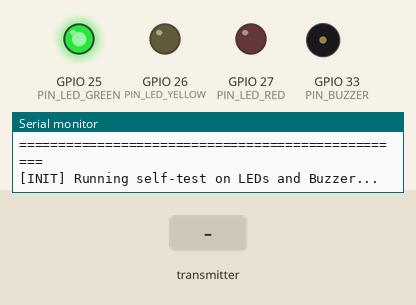
Simulated run of this sketch. Board: ESP32. Shown: output pins drawn as LEDs (lit = HIGH), buzzer (waves = sounding, pin HIGH), the last lines printed to the serial monitor. The inputs (shaded band) are chosen by the test bench.

Above: at 1.1 s.
At 1.5 s:
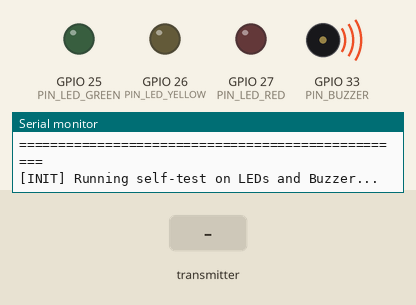
At 2.7 s:
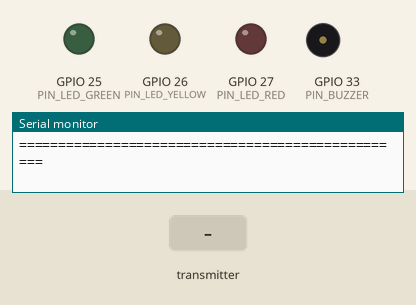
2.8 s: the transmitter starts sending messageId = 0
Timing chart, 0 to 5.8 s (numbered marks = the images above; inputs shaded):
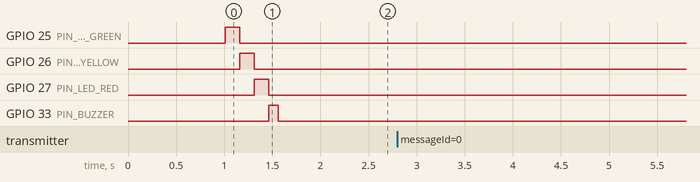

The sketch:

SafeSignal_Receiver.ino
```cpp
/*
 * ======================================================================================
 * Project: SafeSignal – Wireless Emergency Communication System
 * Device:  Receiver (Device 2)
 * Hardware: ESP32-WROOM-32 (30-pin)
 * ======================================================================================
 * Pin Mapping:
 * - Green LED:       GPIO 25 (220Ω in series -> Anode; Cathode -> GND)
 * - Yellow LED:      GPIO 26 (220Ω in series -> Anode; Cathode -> GND)
 * - Red LED:         GPIO 27 (220Ω in series -> Anode; Cathode -> GND)
 * - Buzzer Signal:   GPIO 33 (Active Buzzer Module 3.3V compatible)
 * ======================================================================================
 * Expected Behavior:
 * - SAFE:              Green LED ON,  Yellow OFF, Red OFF, Buzzer OFF
 * - NEED HELP:         Yellow LED ON, Green OFF,  Red OFF, Buzzer OFF
 * - MEDICAL EMERGENCY: Red LED ON,    Green OFF,  Yellow OFF, Buzzer ACTIVE
 *
 * Only the LED corresponding to the latest received message remains ON.
 * ======================================================================================
 */

#include <esp_now.h>
#include <WiFi.h>

// --------------------------------------------------------------------------------------
// 1. PIN DEFINITIONS
// --------------------------------------------------------------------------------------
#define PIN_LED_GREEN    25
#define PIN_LED_YELLOW   26
#define PIN_LED_RED      27
#define PIN_BUZZER       33

// Set to true for standard Active-HIGH buzzer modules (Module sounds when GPIO is HIGH)
// Set to false if you are using an Active-LOW buzzer module
#define BUZZER_ACTIVE_HIGH true

// Buzzer alert mode for Medical Emergency:
// Set true for intermittent pulsing alarm (200ms ON / 150ms OFF siren style)
// Set false for solid continuous tone
#define BUZZER_PULSE_MODE true

// --------------------------------------------------------------------------------------
// 2. MESSAGE DATA STRUCTURES
// --------------------------------------------------------------------------------------
enum EmergencyStatus : uint8_t {
  STATUS_NONE = 0,
  STATUS_SAFE = 1,
  STATUS_NEED_HELP = 2,
  STATUS_MEDICAL_EMERGENCY = 3
};

typedef struct struct_message {
  uint32_t messageId;
  EmergencyStatus status;
  char statusText[24];
  uint32_t timestamp;
} struct_message;

struct_message incomingMessage;

// --------------------------------------------------------------------------------------
// 3. SYSTEM STATE VARIABLES
// --------------------------------------------------------------------------------------
volatile EmergencyStatus currentStatus = STATUS_NONE;
volatile bool newStatusReceived = false;
volatile uint32_t lastMessageId = 0;

// Buzzer modulation timing
unsigned long lastBuzzerToggleTime = 0;
bool buzzerState = false;

// --------------------------------------------------------------------------------------
// 4. HARDWARE ACTUATION FUNCTIONS
// --------------------------------------------------------------------------------------
void setBuzzerHardware(bool active) {
  if (BUZZER_ACTIVE_HIGH) {
    digitalWrite(PIN_BUZZER, active ? HIGH : LOW);
  } else {
    digitalWrite(PIN_BUZZER, active ? LOW : HIGH);
  }
}

void applyStatusOutputs(EmergencyStatus status) {
  switch (status) {
    case STATUS_SAFE:
      digitalWrite(PIN_LED_GREEN, HIGH);
      digitalWrite(PIN_LED_YELLOW, LOW);
      digitalWrite(PIN_LED_RED, LOW);
      setBuzzerHardware(false);
      buzzerState = false;
      Serial.println("[ACTION] Outputs: [GREEN: ON]  [YELLOW: OFF] [RED: OFF] [BUZZER: OFF]");
      break;

    case STATUS_NEED_HELP:
      digitalWrite(PIN_LED_GREEN, LOW);
      digitalWrite(PIN_LED_YELLOW, HIGH);
      digitalWrite(PIN_LED_RED, LOW);
      setBuzzerHardware(false);
      buzzerState = false;
      Serial.println("[ACTION] Outputs: [GREEN: OFF] [YELLOW: ON]  [RED: OFF] [BUZZER: OFF]");
      break;

    case STATUS_MEDICAL_EMERGENCY:
      digitalWrite(PIN_LED_GREEN, LOW);
      digitalWrite(PIN_LED_YELLOW, LOW);
      digitalWrite(PIN_LED_RED, HIGH);
      // Buzzer is driven in loop() for pulsing siren effect
      if (!BUZZER_PULSE_MODE) {
        setBuzzerHardware(true);
      }
      Serial.println("[ACTION] Outputs: [GREEN: OFF] [YELLOW: OFF] [RED: ON]  [BUZZER: ACTIVE]");
      break;

    case STATUS_NONE:
    default:
      digitalWrite(PIN_LED_GREEN, LOW);
      digitalWrite(PIN_LED_YELLOW, LOW);
      digitalWrite(PIN_LED_RED, LOW);
      setBuzzerHardware(false);
      buzzerState = false;
      break;
  }
}

// --------------------------------------------------------------------------------------
// 5. ESP-NOW RECEIVE CALLBACK (COMPATIBLE WITH ESP32 CORE 2.X AND 3.X)
// --------------------------------------------------------------------------------------
#if ESP_ARDUINO_VERSION >= ESP_ARDUINO_VERSION_VAL(3, 0, 0)
void OnDataRecv(const esp_now_recv_info_t *recv_info, const uint8_t *incomingData, int len) {
  const uint8_t *mac_addr = recv_info->src_addr;
#else
void OnDataRecv(const uint8_t *mac_addr, const uint8_t *incomingData, int len) {
#endif

  if (len != sizeof(struct_message)) {
    Serial.printf("[RX-WARN] Packet size mismatch. Expected %u bytes, got %d bytes\n",
                  sizeof(struct_message), len);
    return;
  }

  memcpy(&incomingMessage, incomingData, sizeof(incomingMessage));
  currentStatus = incomingMessage.status;
  lastMessageId = incomingMessage.messageId;
  newStatusReceived = true;

  // Print reception diagnostics
  Serial.println("\n==================================================");
  Serial.printf("[RX] *** INCOMING EMERGENCY PACKET RECEIVED ***\n");
  Serial.printf("[RX] Sender MAC      : %02X:%02X:%02X:%02X:%02X:%02X\n",
                mac_addr[0], mac_addr[1], mac_addr[2], mac_addr[3], mac_addr[4], mac_addr[5]);
  Serial.printf("[RX] Message ID      : #%lu\n", (unsigned long)incomingMessage.messageId);
  Serial.printf("[RX] Status Payload  : %s (Code: %d)\n", incomingMessage.statusText, (int)incomingMessage.status);
  Serial.printf("[RX] TX Timestamp    : %lu ms\n", (unsigned long)incomingMessage.timestamp);
  Serial.println("==================================================");
}

// --------------------------------------------------------------------------------------
// 6. SETUP
// --------------------------------------------------------------------------------------
void setup() {
  Serial.begin(115200);
  delay(1000);

  Serial.println("\n==================================================");
  Serial.println(" SafeSignal Receiver - Initializing             ");
  Serial.println("==================================================");

  // Configure output pins
  pinMode(PIN_LED_GREEN, OUTPUT);
  pinMode(PIN_LED_YELLOW, OUTPUT);
  pinMode(PIN_LED_RED, OUTPUT);
  pinMode(PIN_BUZZER, OUTPUT);

  // Initial self-test: flash each LED sequentially, chirp buzzer once
  Serial.println("[INIT] Running self-test on LEDs and Buzzer...");
  digitalWrite(PIN_LED_GREEN, HIGH);
  delay(150);
  digitalWrite(PIN_LED_GREEN, LOW);
  digitalWrite(PIN_LED_YELLOW, HIGH);
  delay(150);
  digitalWrite(PIN_LED_YELLOW, LOW);
  digitalWrite(PIN_LED_RED, HIGH);
  delay(150);
  digitalWrite(PIN_LED_RED, LOW);

  // Chirp buzzer
  setBuzzerHardware(true);
  delay(100);
  setBuzzerHardware(false);
  Serial.println("[INIT] Self-test complete. All outputs cleared.");

  // Ensure all outputs start OFF
  applyStatusOutputs(STATUS_NONE);

  // Set WiFi Station Mode
  WiFi.mode(WIFI_STA);
  WiFi.disconnect();

  Serial.print("[INIT] Receiver MAC Address: ");
  Serial.println(WiFi.macAddress());

  // Initialize ESP-NOW
  if (esp_now_init() != ESP_OK) {
    Serial.println("[ERROR] Failed to initialize ESP-NOW! Rebooting in 3s...");
    delay(3000);
    ESP.restart();
  }

  // Register receive callback
  esp_now_register_recv_cb(OnDataRecv);

  Serial.println("[INIT] ESP-NOW listening on all wireless channels.");
  Serial.println("[INIT] Waiting for incoming SafeSignal packets...");
  Serial.println("==================================================\n");
}

// --------------------------------------------------------------------------------------
// 7. MAIN LOOP
// --------------------------------------------------------------------------------------
void loop() {
  // 1. Process newly received status
  if (newStatusReceived) {
    newStatusReceived = false;
    applyStatusOutputs(currentStatus);
  }

  // 2. Continuous handling for Medical Emergency alarm (Buzzer pulsing)
  if (currentStatus == STATUS_MEDICAL_EMERGENCY) {
    if (BUZZER_PULSE_MODE) {
      unsigned long currentMillis = millis();
      // Fast alarm siren pattern: 200ms ON, 150ms OFF
      unsigned long interval = buzzerState ? 200 : 150;

      if (currentMillis - lastBuzzerToggleTime >= interval) {
        lastBuzzerToggleTime = currentMillis;
        buzzerState = !buzzerState;
        setBuzzerHardware(buzzerState);
      }
    }
  }

  // Short idle yield
  delay(5);
}
```
